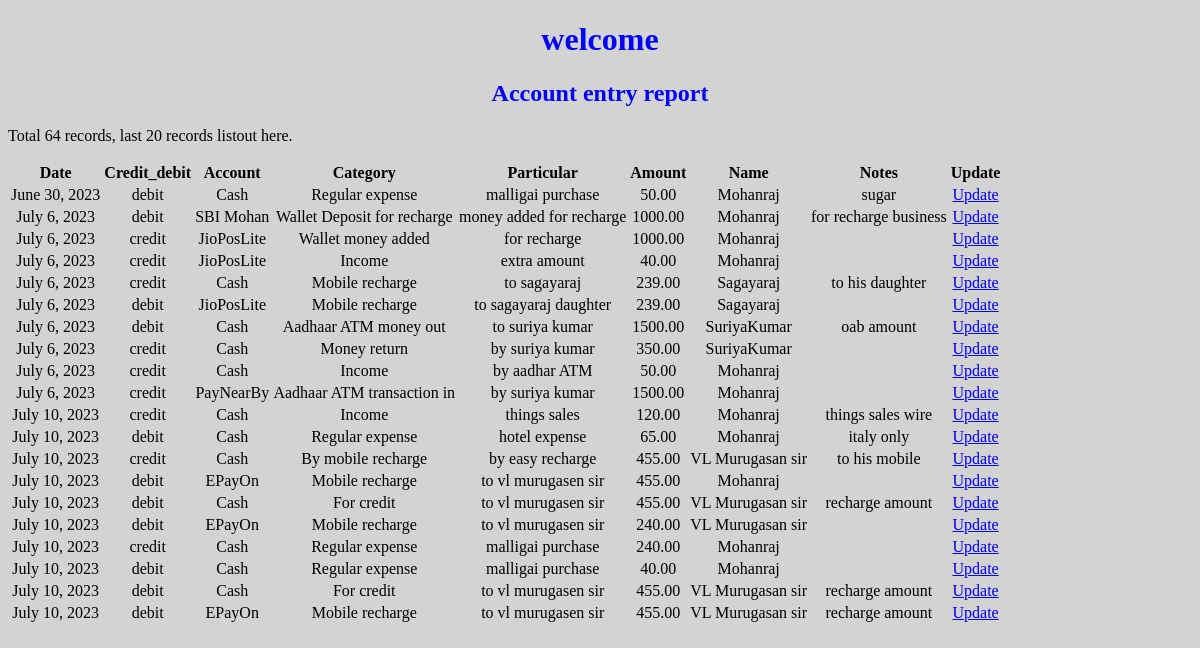
Page /account_entry_report/ on the committed database.
### account_entry/models.py (models this page shows)
class account_database(models.Model):
    date = models.DateField()
    credit_debit = models.CharField(max_length=50)
    category = models.CharField(max_length=200)
    account = models.CharField(max_length=200)
    particular = models.CharField(max_length=200)
    name = models.CharField(max_length=200)
    amount = models.DecimalField(max_digits=10, decimal_places=2,default=0)
    notes = models.CharField(max_length=200, blank=True)

### account_entry/views.py (the view)
# urls.py: path('account_entry_report/', views.account_entry_report),
def account_entry_report(request):
    count = 0
    account_listCount = account_database.objects.all().values()
    for coun in account_listCount:
        count = count + 1
    account_list = account_database.objects.all().order_by("date").values()[count-20:]
    context = {"account": account_list, "coun": count}
    return render(request, "accountEntryDatabase.html", context)

### account_entry/templates/accountEntryDatabase.html (shortened to what this page needs)
<!DOCTYPE html>
<html>
<head>
{% load static %}
<link rel="stylesheet" href="{% static 'mystyle.css' %}">
</head>
<body>
<h1>welcome</h1>
<h2>Account entry report</h2>
<p>Total {{ coun }} records, last 20 records listout here.</p>
<table>
<tr>
<th>Date</th>
<th>Credit_debit</th>
<th>Account</th>
<th>Category</th>
<th>Particular</th>
<th>Amount</th>
<th>Name</th>
<th>Notes</th>
<th>Update</th>
</tr>
{% for x in account %}
<tr>
<td>{{ x.date }}</td>
<td>{{ x.credit_debit }}</td>
<td>{{ x.account }}</td>
<td>{{ x.category }}</td>
<td>{{ x.particular }}</td>
<td>{{ x.amount }}</td>
<td>{{ x.name}}</td>
<td>{{ x.notes }}</td>
<td><a href="/update_account_entry/{{ x.id }}">Update</a></td>
</tr>
{% endfor %}
</table>
</body>
</html>

### account_entry/static/mystyle.css (style rules this page uses)
body { background-color: lightgrey; }
h1, h2 { text-align: center; color: blue; }
p { color: black; }
table { border-width: 2pt; align-self: center; align-content: center; border: black; border: 1pt; }
th, td { text-align: center; vertical-align: middle; }

### rows in the picture
account_database: date "June 30, 2023", credit_debit "debit", account "Cash", category "Regular expense", particular "malligai purchase", amount "50.00", name "Mohanraj", notes "sugar"
account_database: date "July 6, 2023", credit_debit "debit", account "SBI Mohan", category "Wallet Deposit for recharge", particular "money added for recharge", amount "1000.00", name "Mohanraj", notes "for recharge business"
account_database: date "July 6, 2023", credit_debit "credit", account "JioPosLite", category "Wallet money added", particular "for recharge", amount "1000.00", name "Mohanraj"
account_database: date "July 6, 2023", credit_debit "credit", account "JioPosLite", category "Income", particular "extra amount", amount "40.00", name "Mohanraj"
account_database: date "July 6, 2023", credit_debit "credit", account "Cash", category "Mobile recharge", particular "to sagayaraj", amount "239.00", name "Sagayaraj", notes "to his daughter"
account_database: date "July 6, 2023", credit_debit "debit", account "JioPosLite", category "Mobile recharge", particular "to sagayaraj daughter", amount "239.00", name "Sagayaraj"
account_database: date "July 6, 2023", credit_debit "debit", account "Cash", category "Aadhaar ATM money out", particular "to suriya kumar", amount "1500.00", name "SuriyaKumar", notes "oab amount"
account_database: date "July 6, 2023", credit_debit "credit", account "Cash", category "Money return", particular "by suriya kumar", amount "350.00", name "SuriyaKumar"
account_database: date "July 6, 2023", credit_debit "credit", account "Cash", category "Income", particular "by aadhar ATM", amount "50.00", name "Mohanraj"
account_database: date "July 6, 2023", credit_debit "credit", account "PayNearBy", category "Aadhaar ATM transaction in", particular "by suriya kumar", amount "1500.00", name "Mohanraj"
account_database: date "July 10, 2023", credit_debit "credit", account "Cash", category "Income", particular "things sales", amount "120.00", name "Mohanraj", notes "things sales wire"
account_database: date "July 10, 2023", credit_debit "debit", account "Cash", category "Regular expense", particular "hotel expense", amount "65.00", name "Mohanraj", notes "italy only"
account_database: date "July 10, 2023", credit_debit "credit", account "Cash", category "By mobile recharge", particular "by easy recharge", amount "455.00", name "VL Murugasan sir", notes "to his mobile"
account_database: date "July 10, 2023", credit_debit "debit", account "EPayOn", category "Mobile recharge", particular "to vl murugasen sir", amount "455.00", name "Mohanraj"
account_database: date "July 10, 2023", credit_debit "debit", account "Cash", category "For credit", particular "to vl murugasen sir", amount "455.00", name "VL Murugasan sir", notes "recharge amount"
account_database: date "July 10, 2023", credit_debit "debit", account "EPayOn", category "Mobile recharge", particular "to vl murugasen sir", amount "240.00", name "VL Murugasan sir"
account_database: date "July 10, 2023", credit_debit "credit", account "Cash", category "Regular expense", particular "malligai purchase", amount "240.00", name "Mohanraj"
account_database: date "July 10, 2023", credit_debit "debit", account "Cash", category "Regular expense", particular "malligai purchase", amount "40.00", name "Mohanraj"
account_database: date "July 10, 2023", credit_debit "debit", account "Cash", category "For credit", particular "to vl murugasen sir", amount "455.00", name "VL Murugasan sir", notes "recharge amount"
account_database: date "July 10, 2023", credit_debit "debit", account "EPayOn", category "Mobile recharge", particular "to vl murugasen sir", amount "455.00", name "VL Murugasan sir", notes "recharge amount"

### other values in the picture
{{ coun }} "64"
